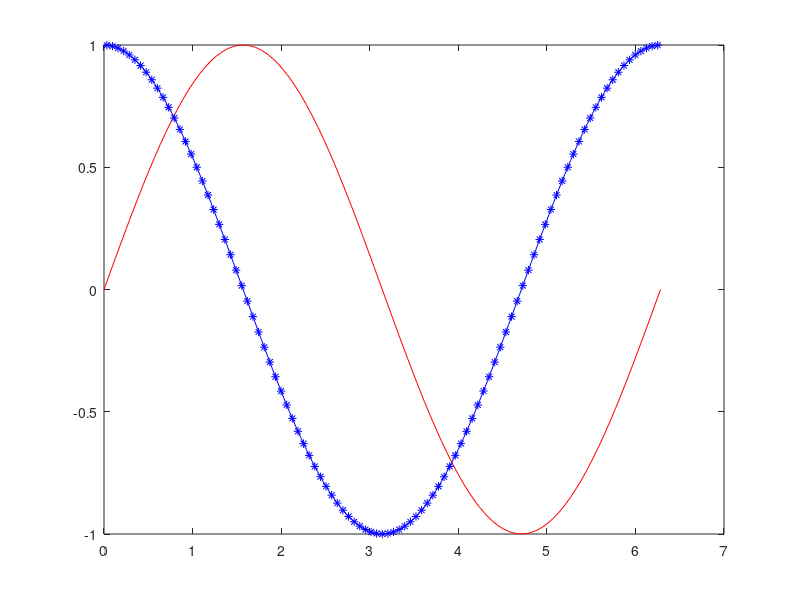

Recreate this plot in MATLAB. (Note: this script raises an error after producing the figure.)
% Check numerical finite difference vs. analytical
% Using sin as a basis as derivative of sin is cos
% Convergence Testing - change resolution to test

% scalars: lowercase
% vectors: 1 uppercase
% matrices: CAPS

% User input
np = 100;
x_max = 2*pi;

% Temp signal
X_vec = linspace(0, x_max, np); % dist
T_vec = sin(X_vec); % Temp

% Analytical derivative
Der_ana = cos(X_vec);

% Numerical derivative
% Temperature differences / Spatial differences - should be impossible with
% just a /
% The ./ means "each entry in vector 1 divide by each entry in vector 2".
% BE CAREFUL, as MATLAB doesn't warn you, it just tries to do it anyway...
Der_num = (T_vec(2:end)-T_vec(1:end-1))./(X_vec(2:end)-X_vec(1:end-1)); % Derivative equation as in notes

% Plot
% hfig unnecesary, but hfig makes things a bit cleaner...
% h is called handle graphics, making everything an object, storing these
% handles allows you to query parts of the figure...
h_fig = figure;
h_ax = axes(h_fig);
% plot - (axes, X, Y, line style, displayname, name)
plot(h_ax, X_vec, T_vec, '-r', 'DisplayName', 'sin(x)'); % series one - Temp signal
hold(h_ax, 'on');
plot(h_ax, X_vec, Der_ana, '-b', 'DisplayName', 'Analytical Derivative'); % series two - Analytical derivative
plot(h_ax, (X_vec(2:end)+(X_vec(1:end-1)))/2, Der_num, '*b', 'DisplayName', 'Numerical Derivative');

% Figure ornaments (visuals and improvements)
h_ax.XLim(2) = x_max;
grid(h_ax, 'on');